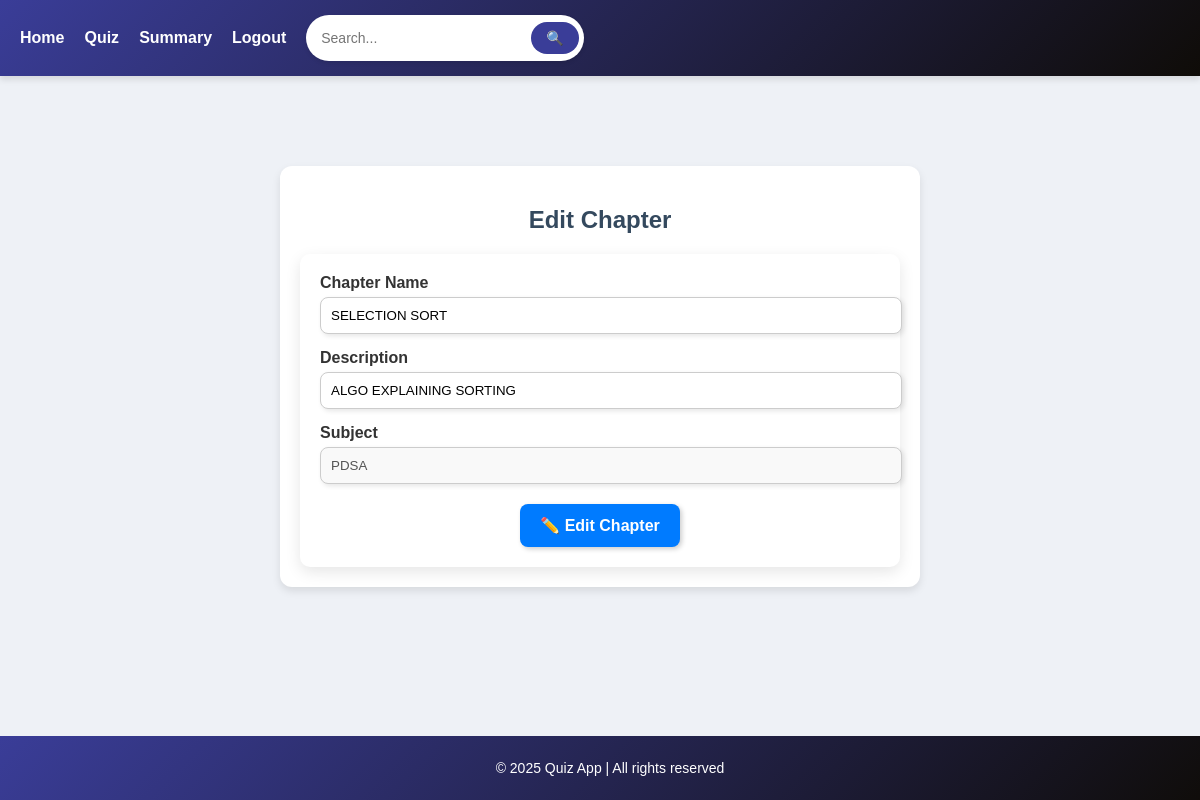
Screenshot of /edit_chapter/1 with the database file from the repository.
### models.py (models this page shows)
class Chapter(db.Model):
    id = db.Column(db.Integer, primary_key = True)
    chapter_name = db.Column(db.String(80), nullable=False)
    description = db.Column(db.String(255), nullable=True)
    subject_id = db.Column(db.Integer, db.ForeignKey('subject.id'), nullable=False)
    subject = db.relationship('Subject', backref=db.backref('chapters', lazy=True))
    questions = db.relationship('Question', backref='chapter', lazy=True)

class Subject(db.Model):
    id = db.Column(db.Integer, primary_key=True)
    subject_name = db.Column(db.String(80), nullable=False)
    description = db.Column(db.String(255), nullable=True)

### app.py (the view)
@app.route('/edit_chapter/<int:chapter_id>', methods=['GET', 'POST'])
def edit_chapter(chapter_id):
    chapter = Chapter.query.get_or_404(chapter_id)
    if request.method == 'POST':
        chapter.chapter_name = request.form['chapter_name']
        chapter.description = request.form['chapter_description']
        db.session.commit()
        return redirect(url_for('admin_dashboard'))
    return render_template('edit_chapter.html', chapter=chapter)

### templates/edit_chapter.html (shortened to what this page needs)
{% extends 'base.html' %}
{% block content %}
<div style="max-width: 600px; margin: 50px auto; background: #ffffff; padding: 20px; border-radius: 12px;
            box-shadow: 0 4px 8px rgba(0, 0, 0, 0.1); text-align: center;">
    <h2 style="color: #34495e; font-weight: bold;">Edit Chapter</h2>
    <form method="POST">
        <div style="margin-bottom: 15px; text-align: left;">
            <label style="font-weight: bold; display: block; margin-bottom: 5px;">Chapter Name</label>
            <input type="text" name="chapter_name" value="{{ chapter.chapter_name }}" required
                   style="width: 100%; padding: 10px; border: 1px solid #ccc; border-radius: 8px;
                          box-shadow: 2px 2px 5px rgba(0, 0, 0, 0.1);">
        </div>
        <div style="margin-bottom: 15px; text-align: left;">
            <label style="font-weight: bold; display: block; margin-bottom: 5px;">Description</label>
            <input type="text" name="chapter_description" value="{{ chapter.description }}"
                   style="width: 100%; padding: 10px; border: 1px solid #ccc; border-radius: 8px;
                          box-shadow: 2px 2px 5px rgba(0, 0, 0, 0.1);">
        </div>
        <div style="margin-bottom: 15px; text-align: left;">
            <label style="font-weight: bold; display: block; margin-bottom: 5px;">Subject</label>
            <input type="text" value="{{ chapter.subject.subject_name }}" disabled
                   style="width: 100%; padding: 10px; border: 1px solid #ccc; border-radius: 8px;
                          background: #f9f9f9; box-shadow: 2px 2px 5px rgba(0, 0, 0, 0.1);">
        </div>
        <div style="margin-top: 20px;">
            <button type="submit"
                    style="background: #007bff; color: white; border: none; padding: 12px 20px; border-radius: 8px;
                           cursor: pointer; box-shadow: 2px 2px 5px rgba(0, 0, 0, 0.2); font-size: 16px;">
                ✏️ Edit Chapter
            </button>
        </div>
    </form>
</div>
{% endblock %}

### templates/base.html (style rules this page uses)
form { background: white; padding: 20px; border-radius: 10px; box-shadow: 0px 5px 15px rgba(0, 0, 0, 0.1); }
input, select { border: 2px solid #3a3d98; border-radius: 10px; padding: 10px; }
button { font-size: 16px; font-weight: bold; }
body { font-family: 'Poppins', Arial, sans-serif; margin: 0; padding: 0; background-color: #eef1f6; color: #333; }

### rows the page displays
Chapter: chapter_name "SELECTION SORT", chapter_description "ALGO EXPLAINING SORTING"
Subject: subject.subject_name "PDSA"
